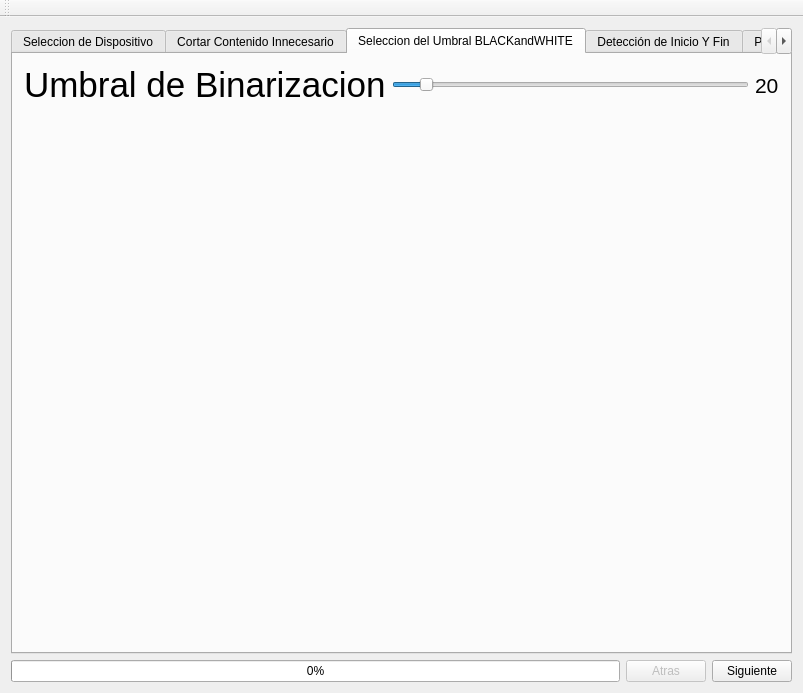
<?xml version="1.0" encoding="UTF-8"?>
<ui version="4.0">
 <class>VentanaPrincipal</class>
 <widget class="QMainWindow" name="VentanaPrincipal">
  <property name="geometry">
   <rect>
    <x>0</x>
    <y>0</y>
    <width>803</width>
    <height>693</height>
   </rect>
  </property>
  <property name="windowTitle">
   <string>VentanaPrincipal</string>
  </property>
  <widget class="QWidget" name="centralWidget">
   <layout class="QVBoxLayout" name="verticalLayout">
    <item>
     <widget class="QTabWidget" name="tabWidget">
      <property name="currentIndex">
       <number>2</number>
      </property>
      <widget class="QWidget" name="tab">
       <attribute name="title">
        <string>Seleccion de Dispositivo</string>
       </attribute>
       <layout class="QVBoxLayout" name="verticalLayout_2">
        <item>
         <layout class="QHBoxLayout" name="horizontalLayout_2">
          <item>
           <widget class="QLabel" name="label">
            <property name="font">
             <font>
              <family>Ubuntu</family>
              <pointsize>36</pointsize>
             </font>
            </property>
            <property name="text">
             <string>Número de Dispositivo</string>
            </property>
           </widget>
          </item>
          <item>
           <widget class="QSpinBox" name="Q_Ndispositivo_SpinBox">
            <property name="maximum">
             <number>10</number>
            </property>
           </widget>
          </item>
         </layout>
        </item>
        <item>
         <spacer name="verticalSpacer_6">
          <property name="orientation">
           <enum>Qt::Vertical</enum>
          </property>
          <property name="sizeHint" stdset="0">
           <size>
            <width>20</width>
            <height>40</height>
           </size>
          </property>
         </spacer>
        </item>
        <item>
         <layout class="QHBoxLayout" name="horizontalLayout_3">
          <item>
           <spacer name="horizontalSpacer">
            <property name="orientation">
             <enum>Qt::Horizontal</enum>
            </property>
            <property name="sizeHint" stdset="0">
             <size>
              <width>40</width>
              <height>20</height>
             </size>
            </property>
           </spacer>
          </item>
          <item>
           <widget class="QLabel" name="label_displayF0">
            <property name="text">
             <string/>
            </property>
            <property name="pixmap">
             <pixmap>media/CamNOT_FOUND.png</pixmap>
            </property>
            <property name="scaledContents">
             <bool>false</bool>
            </property>
            <property name="wordWrap">
             <bool>false</bool>
            </property>
           </widget>
          </item>
          <item>
           <spacer name="horizontalSpacer_2">
            <property name="orientation">
             <enum>Qt::Horizontal</enum>
            </property>
            <property name="sizeHint" stdset="0">
             <size>
              <width>40</width>
              <height>20</height>
             </size>
            </property>
           </spacer>
          </item>
         </layout>
        </item>
       </layout>
      </widget>
      <widget class="QWidget" name="tab_2">
       <attribute name="title">
        <string>Cortar Contenido Innecesario</string>
       </attribute>
       <layout class="QVBoxLayout" name="verticalLayout_3">
        <item>
         <layout class="QHBoxLayout" name="horizontalLayout_4">
          <item>
           <spacer name="verticalSpacer_3">
            <property name="orientation">
             <enum>Qt::Vertical</enum>
            </property>
            <property name="sizeHint" stdset="0">
             <size>
              <width>20</width>
              <height>40</height>
             </size>
            </property>
           </spacer>
          </item>
          <item>
           <widget class="QLabel" name="label_4">
            <property name="font">
             <font>
              <family>Ubuntu</family>
              <pointsize>16</pointsize>
             </font>
            </property>
            <property name="text">
             <string>Canny Umbral 1</string>
            </property>
           </widget>
          </item>
          <item>
           <widget class="QSlider" name="slider_CannyU_1">
            <property name="minimum">
             <number>1</number>
            </property>
            <property name="maximum">
             <number>255</number>
            </property>
            <property name="value">
             <number>197</number>
            </property>
            <property name="orientation">
             <enum>Qt::Horizontal</enum>
            </property>
           </widget>
          </item>
          <item>
           <widget class="QLabel" name="label_2">
            <property name="font">
             <font>
              <family>Ubuntu</family>
              <pointsize>16</pointsize>
             </font>
            </property>
            <property name="text">
             <string>197</string>
            </property>
           </widget>
          </item>
          <item>
           <spacer name="verticalSpacer_4">
            <property name="orientation">
             <enum>Qt::Vertical</enum>
            </property>
            <property name="sizeHint" stdset="0">
             <size>
              <width>20</width>
              <height>40</height>
             </size>
            </property>
           </spacer>
          </item>
         </layout>
        </item>
        <item>
         <layout class="QHBoxLayout" name="horizontalLayout_5">
          <item>
           <spacer name="verticalSpacer">
            <property name="orientation">
             <enum>Qt::Vertical</enum>
            </property>
            <property name="sizeHint" stdset="0">
             <size>
              <width>20</width>
              <height>40</height>
             </size>
            </property>
           </spacer>
          </item>
          <item>
           <widget class="QLabel" name="label_5">
            <property name="font">
             <font>
              <family>Ubuntu</family>
              <pointsize>16</pointsize>
             </font>
            </property>
            <property name="text">
             <string>Canny Umbral 2</string>
            </property>
           </widget>
          </item>
          <item>
           <widget class="QSlider" name="slider_CannyU_2">
            <property name="minimum">
             <number>1</number>
            </property>
            <property name="maximum">
             <number>255</number>
            </property>
            <property name="value">
             <number>192</number>
            </property>
            <property name="tracking">
             <bool>true</bool>
            </property>
            <property name="orientation">
             <enum>Qt::Horizontal</enum>
            </property>
            <property name="invertedAppearance">
             <bool>false</bool>
            </property>
            <property name="invertedControls">
             <bool>false</bool>
            </property>
           </widget>
          </item>
          <item>
           <widget class="QLabel" name="label_3">
            <property name="font">
             <font>
              <family>Ubuntu</family>
              <pointsize>16</pointsize>
             </font>
            </property>
            <property name="text">
             <string>192</string>
            </property>
           </widget>
          </item>
          <item>
           <spacer name="verticalSpacer_2">
            <property name="orientation">
             <enum>Qt::Vertical</enum>
            </property>
            <property name="sizeHint" stdset="0">
             <size>
              <width>20</width>
              <height>40</height>
             </size>
            </property>
           </spacer>
          </item>
         </layout>
        </item>
        <item>
         <spacer name="verticalSpacer_5">
          <property name="orientation">
           <enum>Qt::Vertical</enum>
          </property>
          <property name="sizeHint" stdset="0">
           <size>
            <width>20</width>
            <height>40</height>
           </size>
          </property>
         </spacer>
        </item>
        <item>
         <layout class="QHBoxLayout" name="horizontalLayout_6">
          <item>
           <spacer name="horizontalSpacer_3">
            <property name="orientation">
             <enum>Qt::Horizontal</enum>
            </property>
            <property name="sizeHint" stdset="0">
             <size>
              <width>40</width>
              <height>20</height>
             </size>
            </property>
           </spacer>
          </item>
          <item>
           <widget class="QLabel" name="label_displayF1">
            <property name="text">
             <string/>
            </property>
            <property name="pixmap">
             <pixmap>media/CamNOT_FOUND.png</pixmap>
            </property>
            <property name="scaledContents">
             <bool>false</bool>
            </property>
            <property name="wordWrap">
             <bool>false</bool>
            </property>
           </widget>
          </item>
          <item>
           <spacer name="horizontalSpacer_4">
            <property name="orientation">
             <enum>Qt::Horizontal</enum>
            </property>
            <property name="sizeHint" stdset="0">
             <size>
              <width>40</width>
              <height>20</height>
             </size>
            </property>
           </spacer>
          </item>
         </layout>
        </item>
       </layout>
      </widget>
      <widget class="QWidget" name="tab_3">
       <attribute name="title">
        <string>Seleccion del Umbral BLACKandWHITE</string>
       </attribute>
       <layout class="QVBoxLayout" name="verticalLayout_4">
        <item>
         <layout class="QHBoxLayout" name="horizontalLayout_8">
          <item>
           <widget class="QLabel" name="label_6">
            <property name="font">
             <font>
              <family>Ubuntu</family>
              <pointsize>26</pointsize>
             </font>
            </property>
            <property name="text">
             <string>Umbral de Binarizacion</string>
            </property>
           </widget>
          </item>
          <item>
           <widget class="QSlider" name="slider_umbralBlackAndWhite">
            <property name="maximum">
             <number>255</number>
            </property>
            <property name="singleStep">
             <number>0</number>
            </property>
            <property name="value">
             <number>20</number>
            </property>
            <property name="orientation">
             <enum>Qt::Horizontal</enum>
            </property>
           </widget>
          </item>
          <item>
           <widget class="QLabel" name="label_7">
            <property name="font">
             <font>
              <family>Ubuntu</family>
              <pointsize>16</pointsize>
             </font>
            </property>
            <property name="text">
             <string>20</string>
            </property>
           </widget>
          </item>
         </layout>
        </item>
        <item>
         <spacer name="verticalSpacer_7">
          <property name="orientation">
           <enum>Qt::Vertical</enum>
          </property>
          <property name="sizeHint" stdset="0">
           <size>
            <width>20</width>
            <height>40</height>
           </size>
          </property>
         </spacer>
        </item>
        <item>
         <layout class="QHBoxLayout" name="horizontalLayout_7">
          <item>
           <spacer name="horizontalSpacer_5">
            <property name="orientation">
             <enum>Qt::Horizontal</enum>
            </property>
            <property name="sizeHint" stdset="0">
             <size>
              <width>40</width>
              <height>20</height>
             </size>
            </property>
           </spacer>
          </item>
          <item>
           <widget class="QLabel" name="label_displayF2">
            <property name="text">
             <string/>
            </property>
            <property name="pixmap">
             <pixmap>media/CamNOT_FOUND.png</pixmap>
            </property>
            <property name="scaledContents">
             <bool>false</bool>
            </property>
            <property name="wordWrap">
             <bool>false</bool>
            </property>
           </widget>
          </item>
          <item>
           <spacer name="horizontalSpacer_6">
            <property name="orientation">
             <enum>Qt::Horizontal</enum>
            </property>
            <property name="sizeHint" stdset="0">
             <size>
              <width>40</width>
              <height>20</height>
             </size>
            </property>
           </spacer>
          </item>
         </layout>
        </item>
       </layout>
      </widget>
      <widget class="QWidget" name="tab_4">
       <attribute name="title">
        <string>Detección de Inicio Y Fin</string>
       </attribute>
      </widget>
      <widget class="QWidget" name="tab_5">
       <attribute name="title">
        <string>Partir en N Partes</string>
       </attribute>
      </widget>
      <widget class="QWidget" name="tab_6">
       <attribute name="title">
        <string>Configuración de la Estacion Central</string>
       </attribute>
      </widget>
     </widget>
    </item>
    <item>
     <layout class="QHBoxLayout" name="horizontalLayout">
      <item>
       <widget class="QProgressBar" name="progressBar">
        <property name="value">
         <number>0</number>
        </property>
       </widget>
      </item>
      <item>
       <widget class="QPushButton" name="btn_atras">
        <property name="enabled">
         <bool>false</bool>
        </property>
        <property name="text">
         <string>Atras</string>
        </property>
        <property name="checkable">
         <bool>false</bool>
        </property>
       </widget>
      </item>
      <item>
       <widget class="QPushButton" name="btn_siguiente">
        <property name="text">
         <string>Siguiente</string>
        </property>
       </widget>
      </item>
     </layout>
    </item>
   </layout>
  </widget>
  <widget class="QMenuBar" name="menuBar">
   <property name="geometry">
    <rect>
     <x>0</x>
     <y>0</y>
     <width>803</width>
     <height>23</height>
    </rect>
   </property>
  </widget>
  <widget class="QToolBar" name="toolBar">
   <property name="windowTitle">
    <string>toolBar</string>
   </property>
   <attribute name="toolBarArea">
    <enum>TopToolBarArea</enum>
   </attribute>
   <attribute name="toolBarBreak">
    <bool>false</bool>
   </attribute>
  </widget>
 </widget>
 <layoutdefault spacing="6" margin="11"/>
 <resources/>
 <connections>
  <connection>
   <sender>slider_CannyU_2</sender>
   <signal>valueChanged(int)</signal>
   <receiver>label_3</receiver>
   <slot>setNum(int)</slot>
   <hints>
    <hint type="sourcelabel">
     <x>347</x>
     <y>125</y>
    </hint>
    <hint type="destinationlabel">
     <x>727</x>
     <y>126</y>
    </hint>
   </hints>
  </connection>
  <connection>
   <sender>slider_CannyU_1</sender>
   <signal>valueChanged(int)</signal>
   <receiver>label_2</receiver>
   <slot>setNum(int)</slot>
   <hints>
    <hint type="sourcelabel">
     <x>360</x>
     <y>97</y>
    </hint>
    <hint type="destinationlabel">
     <x>724</x>
     <y>98</y>
    </hint>
   </hints>
  </connection>
  <connection>
   <sender>slider_umbralBlackAndWhite</sender>
   <signal>valueChanged(int)</signal>
   <receiver>label_7</receiver>
   <slot>setNum(int)</slot>
   <hints>
    <hint type="sourcelabel">
     <x>671</x>
     <y>109</y>
    </hint>
    <hint type="destinationlabel">
     <x>768</x>
     <y>122</y>
    </hint>
   </hints>
  </connection>
 </connections>
</ui>
